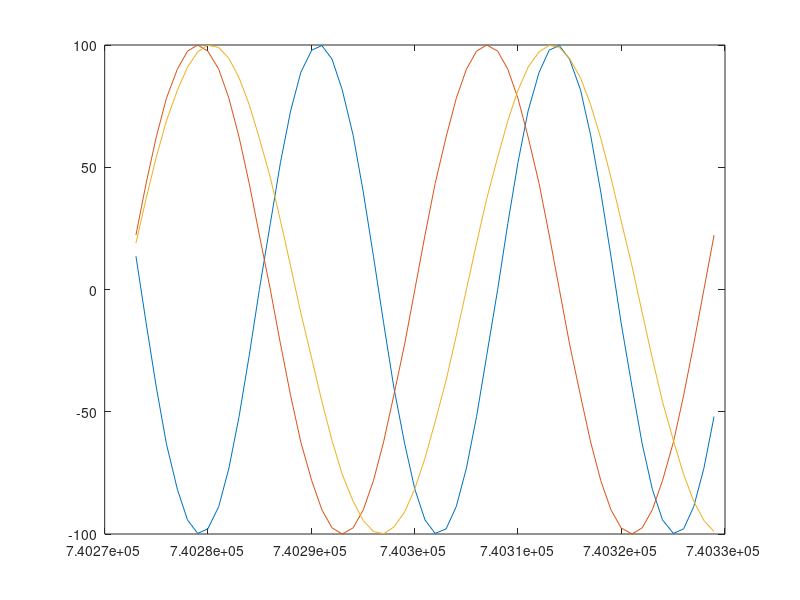

Source code (MATLAB):
t0 = datenum(1991, 5, 18);
t1 = fix(now);

t = (t1 - 28):1:(t1 + 28);

y = 100 * [sin(2 * pi * (t - t0) / 23)
           sin(2 * pi * (t - t0) / 28)
           sin(2 * pi * (t - t0) / 33)];
       
plot(t, y);